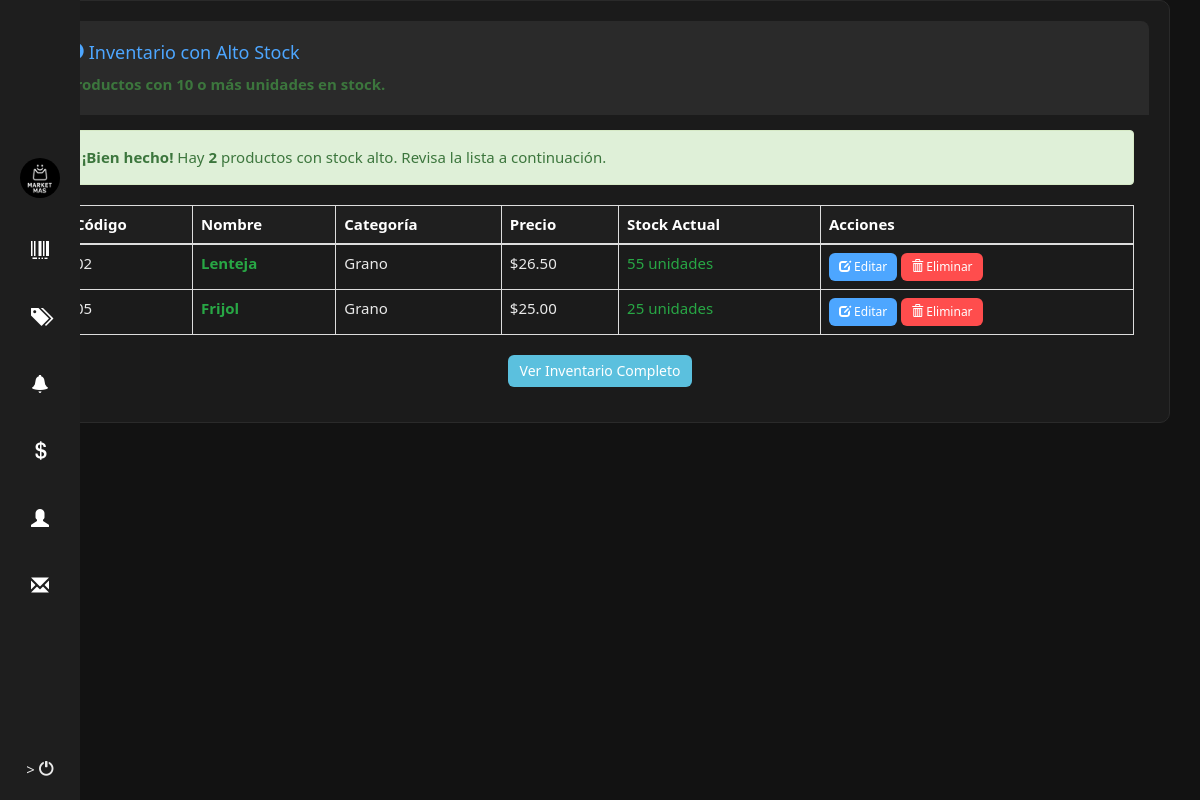
Screenshot of /contabilidad.php (signed in) with the database file from the repository.
### tables this page shows
CREATE TABLE `products` (
  `id_producto` int(11) NOT NULL,
  `codigo_producto` char(20) NOT NULL,
  `nombre_producto` char(255) NOT NULL,
  `date_added` datetime NOT NULL,
  `precio_producto` double NOT NULL,
  `stock` int(11) NOT NULL,
  `id_categoria` int(11) NOT NULL
);

CREATE TABLE `categorias` (
  `id_categoria` int(11) NOT NULL,
  `nombre_categoria` varchar(255) NOT NULL,
  `descripcion_categoria` varchar(255) NOT NULL,
  `date_added` datetime NOT NULL
);

### contabilidad.php (the view, shortened to what this page needs)
<?php
require_once("config/conexion.php");
$count_query = "SELECT COUNT(*) as high_count FROM products WHERE stock >= 10";
$count_result = mysqli_query($con, $count_query);
$high_stock_count = mysqli_fetch_array($count_result)['high_count'];
$high_query = "SELECT p.id_producto, p.codigo_producto, p.nombre_producto, p.stock, p.precio_producto, c.nombre_categoria
               FROM products p
               LEFT JOIN categorias c ON p.id_categoria = c.id_categoria
               WHERE p.stock >= 10";
$high_query .= " ORDER BY p.stock DESC";
$high_result = mysqli_query($con, $high_query);
?>
<!DOCTYPE html>
<html lang="es">
<head>
    <?php include("head.php"); ?>
</head>
<body>
    <?php include("navbar.php"); ?>
    <div class="container">
        <div class="panel panel-success">
            <div class="panel-heading high-header">
                <h4><i class="glyphicon glyphicon-ok-sign"></i> Inventario con Alto Stock</h4>
                <p class="text-success">Productos con 10 o más unidades en stock.</p>
            </div>
            <div class="panel-body">
                <?php if ($high_stock_count > 0): ?>
                    <div class="alert alert-success" role="alert">
                        <strong>¡Bien hecho!</strong> Hay <strong><?php echo $high_stock_count; ?></strong> productos con stock alto. Revisa la lista a continuación.
                    </div>
                <?php else: ?>
                    <div class="alert alert-warning" role="alert">
                        <strong>¡Atención!</strong> No hay productos con stock alto en este momento.
                    </div>
                <?php endif; ?>
                <?php if ($high_stock_count > 0): ?>
                    <div class="table-responsive">
                        <table class="table table-bordered table-hover">
                            <thead>
                                <tr class="high-header">
                                    <th>Código</th>
                                    <th>Nombre</th>
                                    <th>Categoría</th>
                                    <th>Precio</th>
                                    <th>Stock Actual</th>
                                    <th>Acciones</th>
                                </tr>
                            </thead>
                            <tbody>
                                <?php while ($row = mysqli_fetch_array($high_result)): ?>
                                    <tr>
                                        <td><?php echo htmlspecialchars($row['codigo_producto']); ?></td>
                                        <td class="product-name-high"><?php echo htmlspecialchars($row['nombre_producto']); ?></td>
                                        <td><?php echo htmlspecialchars($row['nombre_categoria'] ?? 'Sin categoría'); ?></td>
                                        <td>$<?php echo number_format($row['precio_producto'] / 100, 2); ?></td>
                                        <td class="stock-high"><?php echo $row['stock']; ?> unidades</td>
                                        <td>
                                            <a href="stock.php?edit=<?php echo $row['id_producto']; ?>" class="btn btn-primary btn-sm">
                                                <span class="glyphicon glyphicon-edit"></span> Editar
                                            </a>
                                            <a href="stock.php?delete=<?php echo $row['id_producto']; ?>" class="btn btn-danger btn-sm" onclick="return confirm('¿Eliminar?')">
                                                <span class="glyphicon glyphicon-trash"></span> Eliminar
                                            </a>
                                        </td>
                                    </tr>
                                <?php endwhile; ?>
                            </tbody>
                        </table>
                    </div>
                <?php else: ?>
                    <p class="text-center">No hay productos con stock alto con el filtro actual.</p>
                <?php endif; ?>
                <div class="text-center">
                    <a href="stock.php" class="btn btn-info">Ver Inventario Completo</a>
                </div>
            </div>
        </div>
    </div>
</body>
</html>

### css/style.css (style rules this page uses)
body { background: #121212; color: #eaeaea; font-family: "Segoe UI", Roboto, sans-serif; font-size: 15px; line-height: 1.5; }
.panel { background: #1b1b1b !important; border: 1px solid #2a2a2a !important; border-radius: 10px !important; padding: 20px; box-shadow: none !important; }
.panel-heading { background: #2a2a2a !important; border: none !important; color: #4da6ff !important; font-weight: 600; border-radius: 8px 8px 0 0 !important; }
.btn { border-radius: 6px !important; border: none !important; transition: background 0.2s; }
.btn-primary { background: #4da6ff !important; color: #fff !important; }
.btn-danger { background: #ff4d4d !important; }

### contabilidad.php (style rules this page uses)
.product-name-high { color: #28a745; font-weight: bold; }
.stock-high { color: #28a745; }
.high-header { background-color: #1f1f1f; border-color: #000000ff; color: #ffffffff; }

### rows the page displays
products: codigo_producto "02", nombre_producto "Lenteja", id_categoria.nombre_categoria "Grano", $row['precio_producto']/100 "26.50", stock "55"
products: codigo_producto "05", nombre_producto "Frijol", id_categoria.nombre_categoria "Grano", $row['precio_producto']/100 "25.00", stock "25"

### other values shown
$high_stock_count "2"
